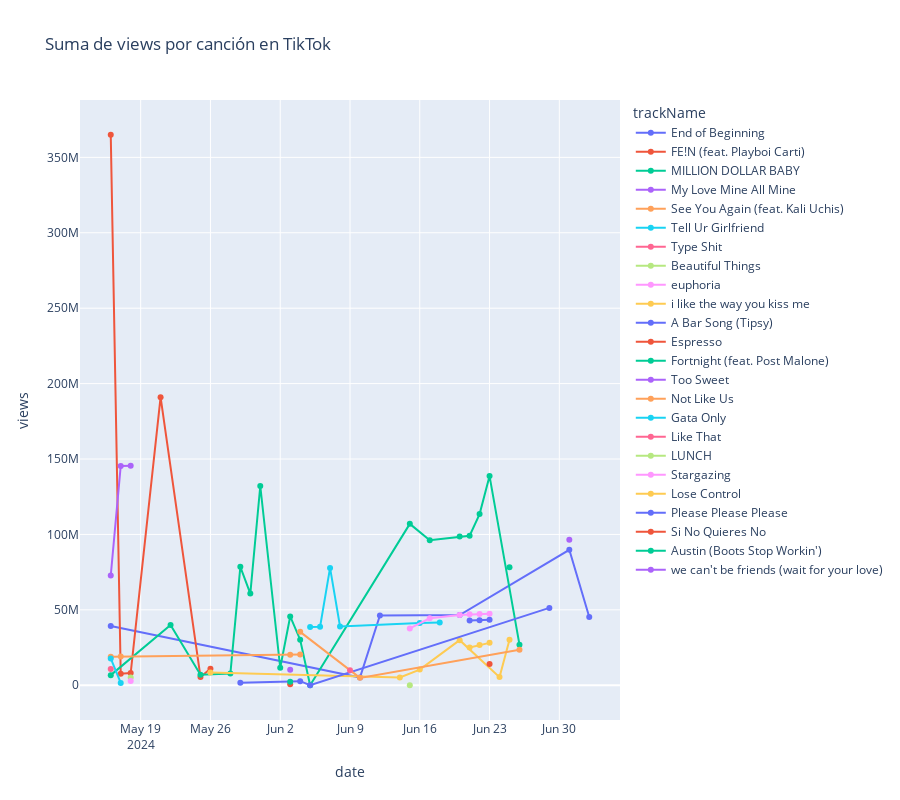

Notebook code for this chart:
### Code cell
spotifytiktok_df = pd.merge(tiktokshazam_df, spotify_df, on=['trackName','date'], how='inner')
spotifytiktok_df.head(10)

grouped_by_date_song = spotifytiktok_df.groupby(['date', 'trackName']).agg({'views': 'sum'})
grouped_by_date_song.reset_index(inplace=True)

fig = px.line(grouped_by_date_song, x='date', y='views', color='trackName', markers=True, title='Suma de views por canción en TikTok')

fig.update_layout(height=800)

fig.show()

### Figure 1 — Plotly figure (JSON) as saved in the notebook; plotly's stock layout.template omitted (floating-point values rounded to 4 significant figures)
{"data": [{"hovertemplate": "trackName=End of Beginning<br>date=%{x}<br>views=%{y}<extra></extra>", "legendgroup": "End of Beginning", "line": {"color": "#636efa", "dash": "solid"}, "marker": {"symbol": "circle"}, "mode": "lines+markers", "name": "End of Beginning", "orientation": "v", "showlegend": true, "type": "scatter", "x": ["2024-05-16", "2024-06-10", "2024-06-12", "2024-06-20", "2024-07-01", "2024-07-03"], "xaxis": "x", "y": [39300000, 5100000, 46300000, 46500000, 89800000, 45200000], "yaxis": "y"}, {"hovertemplate": "trackName=FE!N (feat. Playboi Carti)<br>date=%{x}<br>views=%{y}<extra></extra>", "legendgroup": "FE!N (feat. Playboi Carti)", "line": {"color": "#EF553B", "dash": "solid"}, "marker": {"symbol": "circle"}, "mode": "lines+markers", "name": "FE!N (feat. Playboi Carti)", "orientation": "v", "showlegend": true, "type": "scatter", "x": ["2024-05-16", "2024-05-17", "2024-05-18", "2024-05-21", "2024-05-25", "2024-05-26"], "xaxis": "x", "y": [365000000, 7600000, 8100000, 191000000, 5500000, 11000000], "yaxis": "y"}, {"hovertemplate": "trackName=MILLION DOLLAR BABY<br>date=%{x}<br>views=%{y}<extra></extra>", "legendgroup": "MILLION DOLLAR BABY", "line": {"color": "#00cc96", "dash": "solid"}, "marker": {"symbol": "circle"}, "mode": "lines+markers", "name": "MILLION DOLLAR BABY", "orientation": "v", "showlegend": true, "type": "scatter", "x": ["2024-05-16", "2024-05-22", "2024-05-25", "2024-05-28", "2024-05-29", "2024-05-30", "2024-05-31", "2024-06-02", "2024-06-03", "2024-06-04", "2024-06-05", "2024-06-15", "2024-06-17", "2024-06-20", "2024-06-21", "2024-06-22", "2024-06-23", "2024-06-26"], "xaxis": "x", "y": [6700000, 40000000, 7000000, 7800000, 78500000, 60800000, 132100000, 11600000, 45600000, 30200000, 0, 107000000, 96200000, 98700000, 99100000, 113500000, 138700000, 26900000], "yaxis": "y"}, {"hovertemplate": "trackName=My Love Mine All Mine<br>date=%{x}<br>views=%{y}<extra></extra>", "legendgroup": "My Love Mine All Mine", "line": {"color": "#ab63fa", "dash": "solid"}, "marker": {"symbol": "circle"}, "mode": "lines+markers", "name": "My Love Mine All Mine", "orientation": "v", "showlegend": true, "type": "scatter", "x": ["2024-05-16", "2024-05-17", "2024-05-18"], "xaxis": "x", "y": [72700000, 145400000, 145600000], "yaxis": "y"}, {"hovertemplate": "trackName=See You Again (feat. Kali Uchis)<br>date=%{x}<br>views=%{y}<extra></extra>", "legendgroup": "See You Again (feat. Kali Uchis)", "line": {"color": "#FFA15A", "dash": "solid"}, "marker": {"symbol": "circle"}, "mode": "lines+markers", "name": "See You Again (feat. Kali Uchis)", "orientation": "v", "showlegend": true, "type": "scatter", "x": ["2024-05-16", "2024-05-17", "2024-06-03", "2024-06-04"], "xaxis": "x", "y": [18900000, 19000000, 20200000, 20400000], "yaxis": "y"}, {"hovertemplate": "trackName=Tell Ur Girlfriend<br>date=%{x}<br>views=%{y}<extra></extra>", "legendgroup": "Tell Ur Girlfriend", "line": {"color": "#19d3f3", "dash": "solid"}, "marker": {"symbol": "circle"}, "mode": "lines+markers", "name": "Tell Ur Girlfriend", "orientation": "v", "showlegend": true, "type": "scatter", "x": ["2024-05-16", "2024-05-17"], "xaxis": "x", "y": [17800000, 1500000], "yaxis": "y"}, {"hovertemplate": "trackName=Type Shit<br>date=%{x}<br>views=%{y}<extra></extra>", "legendgroup": "Type Shit", "line": {"color": "#FF6692", "dash": "solid"}, "marker": {"symbol": "circle"}, "mode": "lines+markers", "name": "Type Shit", "orientation": "v", "showlegend": true, "type": "scatter", "x": ["2024-05-16"], "xaxis": "x", "y": [10800000], "yaxis": "y"}, {"hovertemplate": "trackName=Beautiful Things<br>date=%{x}<br>views=%{y}<extra></extra>", "legendgroup": "Beautiful Things", "line": {"color": "#B6E880", "dash": "solid"}, "marker": {"symbol": "circle"}, "mode": "lines+markers", "name": "Beautiful Things", "orientation": "v", "showlegend": true, "type": "scatter", "x": ["2024-05-18"], "xaxis": "x", "y": [5200000], "yaxis": "y"}, {"hovertemplate": "trackName=euphoria<br>date=%{x}<br>views=%{y}<extra></extra>", "legendgroup": "euphoria", "line": {"color": "#FF97FF", "dash": "solid"}, "marker": {"symbol": "circle"}, "mode": "lines+markers", "name": "euphoria", "orientation": "v", "showlegend": true, "type": "scatter", "x": ["2024-05-18"], "xaxis": "x", "y": [2900000], "yaxis": "y"}, {"hovertemplate": "trackName=i like the way you kiss me<br>date=%{x}<br>views=%{y}<extra></extra>", "legendgroup": "i like the way you kiss me", "line": {"color": "#FECB52", "dash": "solid"}, "marker": {"symbol": "circle"}, "mode": "lines+markers", "name": "i like the way you kiss me", "orientation": "v", "showlegend": true, "type": "scatter", "x": ["2024-05-26", "2024-06-14", "2024-06-16", "2024-06-20", "2024-06-24", "2024-06-25"], "xaxis": "x", "y": [8400000, 5200000, 10400000, 29900000, 5400000, 30100000], "yaxis": "y"}, {"hovertemplate": "trackName=A Bar Song (Tipsy)<br>date=%{x}<br>views=%{y}<extra></extra>", "legendgroup": "A Bar Song (Tipsy)", "line": {"color": "#636efa", "dash": "solid"}, "marker": {"symbol": "circle"}, "mode": "lines+markers", "name": "A Bar Song (Tipsy)", "orientation": "v", "showlegend": true, "type": "scatter", "x": ["2024-05-29", "2024-06-04", "2024-06-05", "2024-06-29"], "xaxis": "x", "y": [1600000, 2700000, 0, 51300000], "yaxis": "y"}, {"hovertemplate": "trackName=Espresso<br>date=%{x}<br>views=%{y}<extra></extra>", "legendgroup": "Espresso", "line": {"color": "#EF553B", "dash": "solid"}, "marker": {"symbol": "circle"}, "mode": "lines+markers", "name": "Espresso", "orientation": "v", "showlegend": true, "type": "scatter", "x": ["2024-06-03"], "xaxis": "x", "y": [638800], "yaxis": "y"}, {"hovertemplate": "trackName=Fortnight (feat. Post Malone)<br>date=%{x}<br>views=%{y}<extra></extra>", "legendgroup": "Fortnight (feat. Post Malone)", "line": {"color": "#00cc96", "dash": "solid"}, "marker": {"symbol": "circle"}, "mode": "lines+markers", "name": "Fortnight (feat. Post Malone)", "orientation": "v", "showlegend": true, "type": "scatter", "x": ["2024-06-03"], "xaxis": "x", "y": [2300000], "yaxis": "y"}, {"hovertemplate": "trackName=Too Sweet<br>date=%{x}<br>views=%{y}<extra></extra>", "legendgroup": "Too Sweet", "line": {"color": "#ab63fa", "dash": "solid"}, "marker": {"symbol": "circle"}, "mode": "lines+markers", "name": "Too Sweet", "orientation": "v", "showlegend": true, "type": "scatter", "x": ["2024-06-03"], "xaxis": "x", "y": [10200000], "yaxis": "y"}, {"hovertemplate": "trackName=Not Like Us<br>date=%{x}<br>views=%{y}<extra></extra>", "legendgroup": "Not Like Us", "line": {"color": "#FFA15A", "dash": "solid"}, "marker": {"symbol": "circle"}, "mode": "lines+markers", "name": "Not Like Us", "orientation": "v", "showlegend": true, "type": "scatter", "x": ["2024-06-04", "2024-06-10", "2024-06-26"], "xaxis": "x", "y": [35400000, 4900000, 23500000], "yaxis": "y"}, {"hovertemplate": "trackName=Gata Only<br>date=%{x}<br>views=%{y}<extra></extra>", "legendgroup": "Gata Only", "line": {"color": "#19d3f3", "dash": "solid"}, "marker": {"symbol": "circle"}, "mode": "lines+markers", "name": "Gata Only", "orientation": "v", "showlegend": true, "type": "scatter", "x": ["2024-06-05", "2024-06-06", "2024-06-07", "2024-06-08", "2024-06-16", "2024-06-18"], "xaxis": "x", "y": [38600000, 38800000, 77800000, 39000000, 41300000, 41600000], "yaxis": "y"}, {"hovertemplate": "trackName=Like That<br>date=%{x}<br>views=%{y}<extra></extra>", "legendgroup": "Like That", "line": {"color": "#FF6692", "dash": "solid"}, "marker": {"symbol": "circle"}, "mode": "lines+markers", "name": "Like That", "orientation": "v", "showlegend": true, "type": "scatter", "x": ["2024-06-09"], "xaxis": "x", "y": [9900000], "yaxis": "y"}, {"hovertemplate": "trackName=LUNCH<br>date=%{x}<br>views=%{y}<extra></extra>", "legendgroup": "LUNCH", "line": {"color": "#B6E880", "dash": "solid"}, "marker": {"symbol": "circle"}, "mode": "lines+markers", "name": "LUNCH", "orientation": "v", "showlegend": true, "type": "scatter", "x": ["2024-06-15"], "xaxis": "x", "y": [24700], "yaxis": "y"}, {"hovertemplate": "trackName=Stargazing<br>date=%{x}<br>views=%{y}<extra></extra>", "legendgroup": "Stargazing", "line": {"color": "#FF97FF", "dash": "solid"}, "marker": {"symbol": "circle"}, "mode": "lines+markers", "name": "Stargazing", "orientation": "v", "showlegend": true, "type": "scatter", "x": ["2024-06-15", "2024-06-17", "2024-06-20", "2024-06-21", "2024-06-22", "2024-06-23"], "xaxis": "x", "y": [37700000, 44400000, 46600000, 47000000, 47200000, 47400000], "yaxis": "y"}, {"hovertemplate": "trackName=Lose Control<br>date=%{x}<br>views=%{y}<extra></extra>", "legendgroup": "Lose Control", "line": {"color": "#FECB52", "dash": "solid"}, "marker": {"symbol": "circle"}, "mode": "lines+markers", "name": "Lose Control", "orientation": "v", "showlegend": true, "type": "scatter", "x": ["2024-06-21", "2024-06-22", "2024-06-23"], "xaxis": "x", "y": [25000000, 26700000, 28100000], "yaxis": "y"}, {"hovertemplate": "trackName=Please Please Please<br>date=%{x}<br>views=%{y}<extra></extra>", "legendgroup": "Please Please Please", "line": {"color": "#636efa", "dash": "solid"}, "marker": {"symbol": "circle"}, "mode": "lines+markers", "name": "Please Please Please", "orientation": "v", "showlegend": true, "type": "scatter", "x": ["2024-06-21", "2024-06-22", "2024-06-23"], "xaxis": "x", "y": [42900000, 43100000, 43400000], "yaxis": "y"}, {"hovertemplate": "trackName=Si No Quieres No<br>date=%{x}<br>views=%{y}<extra></extra>", "legendgroup": "Si No Quieres No", "line": {"color": "#EF553B", "dash": "solid"}, "marker": {"symbol": "circle"}, "mode": "lines+markers", "name": "Si No Quieres No", "orientation": "v", "showlegend": true, "type": "scatter", "x": ["2024-06-23"], "xaxis": "x", "y": [14100000], "yaxis": "y"}, {"hovertemplate": "trackName=Austin (Boots Stop Workin')<br>date=%{x}<br>views=%{y}<extra></extra>", "legendgroup": "Austin (Boots Stop Workin')", "line": {"color": "#00cc96", "dash": "solid"}, "marker": {"symbol": "circle"}, "mode": "lines+markers", "name": "Austin (Boots Stop Workin')", "orientation": "v", "showlegend": true, "type": "scatter", "x": ["2024-06-25"], "xaxis": "x", "y": [78300000], "yaxis": "y"}, {"hovertemplate": "trackName=we can't be friends (wait for your love)<br>date=%{x}<br>views=%{y}<extra></extra>", "legendgroup": "we can't be friends (wait for your love)", "line": {"color": "#ab63fa", "dash": "solid"}, "marker": {"symbol": "circle"}, "mode": "lines+markers", "name": "we can't be friends (wait for your love)", "orientation": "v", "showlegend": true, "type": "scatter", "x": ["2024-07-01"], "xaxis": "x", "y": [96500000], "yaxis": "y"}], "layout": {"height": 800, "legend": {"title": {"text": "trackName"}, "tracegroupgap": 0}, "title": {"text": "Suma de views por canción en TikTok"}, "xaxis": {"anchor": "y", "domain": [0, 1], "title": {"text": "date"}}, "yaxis": {"anchor": "x", "domain": [0, 1], "title": {"text": "views"}}}}
